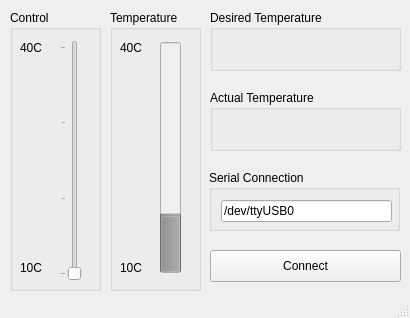
<?xml version="1.0" encoding="UTF-8"?>
<ui version="4.0">
 <class>MainWindow</class>
 <widget class="QMainWindow" name="MainWindow">
  <property name="geometry">
   <rect>
    <x>0</x>
    <y>0</y>
    <width>410</width>
    <height>318</height>
   </rect>
  </property>
  <property name="sizePolicy">
   <sizepolicy hsizetype="Preferred" vsizetype="Preferred">
    <horstretch>0</horstretch>
    <verstretch>0</verstretch>
   </sizepolicy>
  </property>
  <property name="windowTitle">
   <string>Temerature Control</string>
  </property>
  <widget class="QWidget" name="centralWidget">
   <widget class="QGroupBox" name="groupBox">
    <property name="geometry">
     <rect>
      <x>10</x>
      <y>10</y>
      <width>91</width>
      <height>281</height>
     </rect>
    </property>
    <property name="title">
     <string>Control</string>
    </property>
    <widget class="QSlider" name="tempSlider">
     <property name="enabled">
      <bool>true</bool>
     </property>
     <property name="geometry">
      <rect>
       <x>50</x>
       <y>30</y>
       <width>22</width>
       <height>241</height>
      </rect>
     </property>
     <property name="minimum">
      <number>10</number>
     </property>
     <property name="maximum">
      <number>40</number>
     </property>
     <property name="orientation">
      <enum>Qt::Vertical</enum>
     </property>
     <property name="tickPosition">
      <enum>QSlider::TicksAbove</enum>
     </property>
    </widget>
    <widget class="QLabel" name="label">
     <property name="geometry">
      <rect>
       <x>10</x>
       <y>30</y>
       <width>31</width>
       <height>16</height>
      </rect>
     </property>
     <property name="text">
      <string>40C</string>
     </property>
    </widget>
    <widget class="QLabel" name="label_2">
     <property name="geometry">
      <rect>
       <x>10</x>
       <y>250</y>
       <width>31</width>
       <height>16</height>
      </rect>
     </property>
     <property name="text">
      <string>10C</string>
     </property>
    </widget>
   </widget>
   <widget class="QGroupBox" name="groupBox_2">
    <property name="geometry">
     <rect>
      <x>110</x>
      <y>10</y>
      <width>91</width>
      <height>281</height>
     </rect>
    </property>
    <property name="title">
     <string>Temperature</string>
    </property>
    <widget class="QLabel" name="label_3">
     <property name="geometry">
      <rect>
       <x>10</x>
       <y>30</y>
       <width>62</width>
       <height>16</height>
      </rect>
     </property>
     <property name="text">
      <string>40C</string>
     </property>
    </widget>
    <widget class="QLabel" name="label_4">
     <property name="geometry">
      <rect>
       <x>10</x>
       <y>250</y>
       <width>62</width>
       <height>16</height>
      </rect>
     </property>
     <property name="text">
      <string>10C</string>
     </property>
    </widget>
    <widget class="QProgressBar" name="tempBar">
     <property name="enabled">
      <bool>false</bool>
     </property>
     <property name="geometry">
      <rect>
       <x>50</x>
       <y>32</y>
       <width>21</width>
       <height>231</height>
      </rect>
     </property>
     <property name="value">
      <number>24</number>
     </property>
     <property name="orientation">
      <enum>Qt::Vertical</enum>
     </property>
    </widget>
   </widget>
   <widget class="QGroupBox" name="groupBox_3">
    <property name="geometry">
     <rect>
      <x>210</x>
      <y>10</y>
      <width>191</width>
      <height>61</height>
     </rect>
    </property>
    <property name="title">
     <string>Desired Temperature</string>
    </property>
    <widget class="QLabel" name="desiredLabel">
     <property name="enabled">
      <bool>false</bool>
     </property>
     <property name="geometry">
      <rect>
       <x>10</x>
       <y>30</y>
       <width>171</width>
       <height>21</height>
      </rect>
     </property>
     <property name="font">
      <font>
       <pointsize>16</pointsize>
       <weight>75</weight>
       <bold>true</bold>
      </font>
     </property>
     <property name="text">
      <string/>
     </property>
     <property name="alignment">
      <set>Qt::AlignCenter</set>
     </property>
    </widget>
   </widget>
   <widget class="QGroupBox" name="groupBox_4">
    <property name="geometry">
     <rect>
      <x>210</x>
      <y>90</y>
      <width>191</width>
      <height>61</height>
     </rect>
    </property>
    <property name="title">
     <string>Actual Temperature</string>
    </property>
    <widget class="QLabel" name="actualLabel">
     <property name="enabled">
      <bool>false</bool>
     </property>
     <property name="geometry">
      <rect>
       <x>10</x>
       <y>25</y>
       <width>171</width>
       <height>31</height>
      </rect>
     </property>
     <property name="font">
      <font>
       <pointsize>16</pointsize>
       <weight>75</weight>
       <bold>true</bold>
      </font>
     </property>
     <property name="text">
      <string/>
     </property>
     <property name="alignment">
      <set>Qt::AlignCenter</set>
     </property>
    </widget>
   </widget>
   <widget class="QPushButton" name="connectButton">
    <property name="enabled">
     <bool>true</bool>
    </property>
    <property name="geometry">
     <rect>
      <x>210</x>
      <y>250</y>
      <width>191</width>
      <height>32</height>
     </rect>
    </property>
    <property name="text">
     <string>Connect</string>
    </property>
   </widget>
   <widget class="QGroupBox" name="groupBox_5">
    <property name="geometry">
     <rect>
      <x>209</x>
      <y>170</y>
      <width>191</width>
      <height>61</height>
     </rect>
    </property>
    <property name="title">
     <string>Serial Connection</string>
    </property>
    <widget class="QLineEdit" name="lineEdit">
     <property name="geometry">
      <rect>
       <x>12</x>
       <y>30</y>
       <width>171</width>
       <height>22</height>
      </rect>
     </property>
     <property name="text">
      <string>/dev/ttyUSB0</string>
     </property>
    </widget>
   </widget>
  </widget>
  <widget class="QStatusBar" name="statusBar"/>
 </widget>
 <layoutdefault spacing="6" margin="11"/>
 <resources/>
 <connections/>
</ui>
